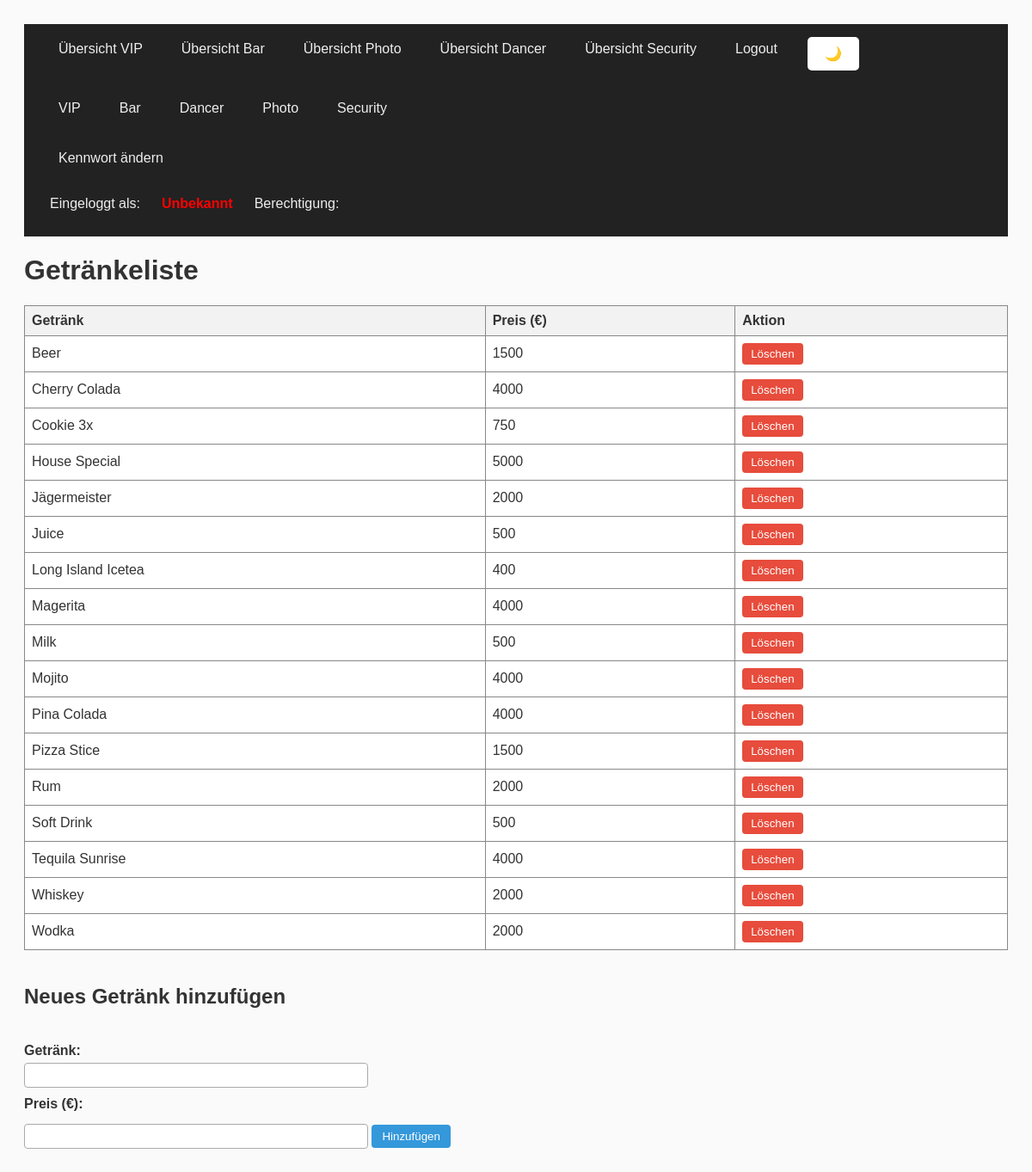
Screenshot of /ver_getränke.php (signed in) with the database file from the repository.
### tables this page shows
CREATE TABLE getraenke (
    id INT AUTO_INCREMENT PRIMARY KEY,
    name VARCHAR(255) NOT NULL,
    preis INT NOT NULL
);

### ver_getränke.php (the view, shortened to what this page needs)
<?php
include 'menu.php';
$stmt = $pdo->query("SELECT * FROM getraenke ORDER BY name");
$getraenke = $stmt->fetchAll();
?>
<!DOCTYPE html>
<html lang="de">
<head>
</head>
<body>
<h1>Getränkeliste</h1>
<table>
    <tr><th>Getränk</th><th>Preis (€)</th><th>Aktion</th></tr>
    <?php foreach ($getraenke as $getraenk): ?>
        <tr>
            <td><?php echo htmlspecialchars($getraenk['name']); ?></td>
            <td><?php echo (int)$getraenk['preis']; ?></td>
            <td>
                <form method="post" style="display:inline;">
                    <button type="submit" class="delete-button" onclick="return confirm('Getränk wirklich löschen?');">Löschen</button>
                </form>
            </td>
        </tr>
    <?php endforeach; ?>
</table>
<h2>Neues Getränk hinzufügen</h2>
<form method="post">
    <label for="name">Getränk:</label>
    <input type="text" name="name" id="name" required>
    <label for="preis">Preis (€):</label>
    <input type="number" name="preis" id="preis" min="0" step="1" required>
    <input type="submit" value="Hinzufügen">
</form>
</body>
</html>

### style.css (style rules this page uses)
body { font-family: Arial, sans-serif; padding: 20px; background-color: #fafafa; color: #333; }
table { border-collapse: collapse; width: 100%; max-width: 100%; margin-top: 20px; margin-bottom: 30px; background-color: #fff; }
th, td { border: 1px solid #888; padding: 8px; text-align: left; }
th { background-color: #f2f2f2; font-weight: bold; }
h2 { margin-top: 40px; }
form { margin-top: 40px; }
label { display: block; margin: 10px 0 5px; font-weight: bold; }
input[type="text"], input[type="number"], select { width: 100%; max-width: 400px; padding: 6px; border: 1px solid #aaa; border-radius: 4px; box-sizing: border-box; }
input[type="submit"], .submit-btn { margin-top: 10px; padding: 6px 12px; background-color: #3498db; color: white; border: none; border-radius: 4px; cursor: pointer; }
.delete-button, .delete-link { background-color: #e74c3c; color: white; border: none; padding: 5px 10px; border-radius: 4px; text-decoration: none; display: inline-block; cursor: pointer; }

### rows the page displays
getraenke: name "Beer", preis "1500"
getraenke: name "Cherry Colada", preis "4000"
getraenke: name "Cookie 3x", preis "750"
getraenke: name "House Special", preis "5000"
getraenke: name "Jägermeister", preis "2000"
getraenke: name "Juice", preis "500"
getraenke: name "Long Island Icetea", preis "400"
getraenke: name "Magerita", preis "4000"
getraenke: name "Milk", preis "500"
getraenke: name "Mojito", preis "4000"
getraenke: name "Pina Colada", preis "4000"
getraenke: name "Pizza Stice", preis "1500"
getraenke: name "Rum", preis "2000"
getraenke: name "Soft Drink", preis "500"
getraenke: name "Tequila Sunrise", preis "4000"
getraenke: name "Whiskey", preis "2000"
getraenke: name "Wodka", preis "2000"

### other values shown
$username "Unbekannt"
